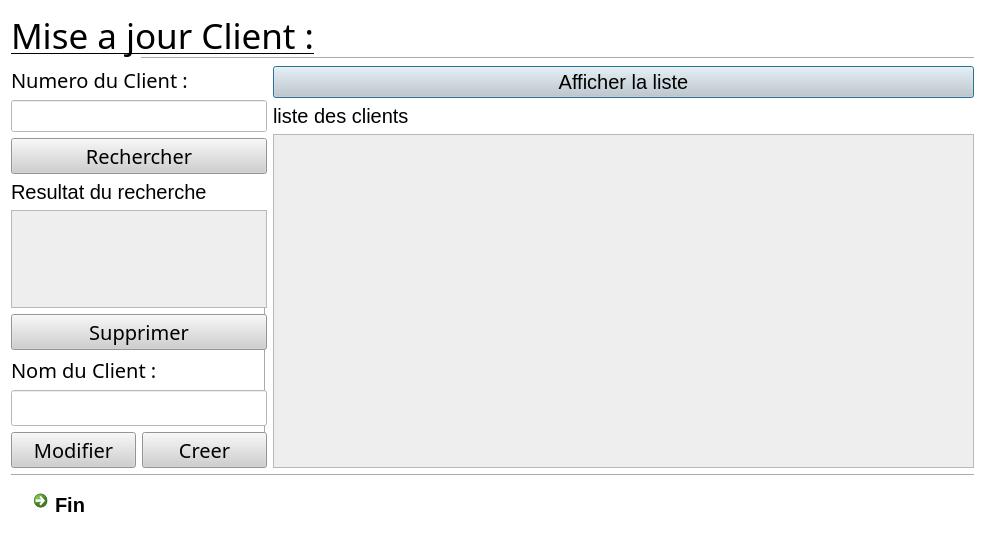
<?xml version="1.0" encoding="UTF-8"?>
<ui version="4.0">
 <class>client</class>
 <widget class="QDialog" name="client">
  <property name="geometry">
   <rect>
    <x>0</x>
    <y>0</y>
    <width>985</width>
    <height>538</height>
   </rect>
  </property>
  <property name="windowTitle">
   <string>Dialog</string>
  </property>
  <property name="styleSheet">
   <string notr="true">background-color: rgb(255, 255, 255);</string>
  </property>
  <property name="sizeGripEnabled">
   <bool>true</bool>
  </property>
  <property name="modal">
   <bool>true</bool>
  </property>
  <layout class="QGridLayout" name="gridLayout">
   <item row="0" column="0" rowspan="2" colspan="4">
    <layout class="QVBoxLayout" name="verticalLayout_3">
     <item>
      <widget class="QLabel" name="label_3">
       <property name="font">
        <font>
         <family>MV Boli</family>
         <pointsize>-1</pointsize>
         <weight>50</weight>
         <italic>false</italic>
         <bold>false</bold>
         <underline>true</underline>
        </font>
       </property>
       <property name="styleSheet">
        <string notr="true">*{
font: 8pt &quot;MV Boli&quot;;

font-size:35px;
color: black;
border-radius:0px;
}</string>
       </property>
       <property name="text">
        <string>Mise a jour Client :</string>
       </property>
      </widget>
     </item>
    </layout>
   </item>
   <item row="1" column="1" colspan="3">
    <widget class="Line" name="line_3">
     <property name="orientation">
      <enum>Qt::Horizontal</enum>
     </property>
    </widget>
   </item>
   <item row="2" column="3" rowspan="2">
    <layout class="QVBoxLayout" name="verticalLayout">
     <item>
      <widget class="QPushButton" name="pushButton_afficheliste">
       <property name="styleSheet">
        <string notr="true">font-size:20px;
color:black;
background-color: rgb(207, 207, 207);</string>
       </property>
       <property name="text">
        <string>Afficher la liste</string>
       </property>
      </widget>
     </item>
     <item>
      <widget class="QLabel" name="label_5">
       <property name="styleSheet">
        <string notr="true">font-size:20px;
background:transparent;
color:black;</string>
       </property>
       <property name="text">
        <string>liste des clients</string>
       </property>
      </widget>
     </item>
     <item>
      <widget class="QTableView" name="tableView">
       <property name="styleSheet">
        <string notr="true">font-size:20px;
background-color: rgb(238, 238, 238);</string>
       </property>
      </widget>
     </item>
    </layout>
   </item>
   <item row="3" column="2">
    <widget class="Line" name="line_4">
     <property name="orientation">
      <enum>Qt::Vertical</enum>
     </property>
    </widget>
   </item>
   <item row="4" column="0" colspan="4">
    <widget class="Line" name="line_2">
     <property name="orientation">
      <enum>Qt::Horizontal</enum>
     </property>
    </widget>
   </item>
   <item row="5" column="0" colspan="4">
    <layout class="QVBoxLayout" name="verticalLayout_2">
     <property name="leftMargin">
      <number>15</number>
     </property>
     <item>
      <widget class="QCommandLinkButton" name="commandLinkButton">
       <property name="styleSheet">
        <string notr="true">background-color: rgb(207, 207, 207);
color:black;font-size:20px;</string>
       </property>
       <property name="text">
        <string>Fin</string>
       </property>
      </widget>
     </item>
    </layout>
   </item>
   <item row="2" column="0" rowspan="2" colspan="3">
    <layout class="QVBoxLayout" name="verticalLayout_4">
     <item>
      <widget class="QLabel" name="label">
       <property name="font">
        <font>
         <family>MV Boli</family>
         <pointsize>-1</pointsize>
         <weight>50</weight>
         <italic>false</italic>
         <bold>false</bold>
        </font>
       </property>
       <property name="styleSheet">
        <string notr="true">font-size:20px;
background:transparent;
color:black;
</string>
       </property>
       <property name="text">
        <string>Numero du Client :</string>
       </property>
      </widget>
     </item>
     <item>
      <widget class="QLineEdit" name="lineEdit_numclient">
       <property name="mouseTracking">
        <bool>true</bool>
       </property>
       <property name="styleSheet">
        <string notr="true">font-size:20px;
</string>
       </property>
      </widget>
     </item>
     <item>
      <widget class="QPushButton" name="pushButton_reponsnumclient">
       <property name="font">
        <font>
         <family>MV Boli</family>
         <pointsize>-1</pointsize>
         <weight>50</weight>
         <italic>false</italic>
         <bold>false</bold>
        </font>
       </property>
       <property name="styleSheet">
        <string notr="true">font-size:20px;
background-color:  rgb(207, 207, 207);

color:black;</string>
       </property>
       <property name="text">
        <string>Rechercher</string>
       </property>
      </widget>
     </item>
     <item>
      <widget class="QLabel" name="label_4">
       <property name="styleSheet">
        <string notr="true">background:transparent;
font-size:20px;
color:black;</string>
       </property>
       <property name="text">
        <string>Resultat du recherche</string>
       </property>
      </widget>
     </item>
     <item>
      <widget class="QTableView" name="tableView_numclient">
       <property name="styleSheet">
        <string notr="true">font-size:20px;
background-color: rgb(238, 238, 238);</string>
       </property>
      </widget>
     </item>
     <item>
      <widget class="QPushButton" name="pushButton_pushButton_supclient">
       <property name="font">
        <font>
         <family>MV Boli</family>
         <pointsize>-1</pointsize>
         <weight>50</weight>
         <italic>false</italic>
         <bold>false</bold>
        </font>
       </property>
       <property name="styleSheet">
        <string notr="true">font-size:20px;
background-color: rgb(207, 207, 207);
color:black;</string>
       </property>
       <property name="text">
        <string>Supprimer</string>
       </property>
      </widget>
     </item>
     <item>
      <widget class="QLabel" name="label_9">
       <property name="font">
        <font>
         <family>MV Boli</family>
         <pointsize>-1</pointsize>
         <weight>50</weight>
         <italic>false</italic>
         <bold>false</bold>
        </font>
       </property>
       <property name="styleSheet">
        <string notr="true">font-size:20px;
background:transparent;
color:black;</string>
       </property>
       <property name="text">
        <string>Nom du Client :</string>
       </property>
      </widget>
     </item>
     <item>
      <widget class="QLineEdit" name="lineEdit_nomclient">
       <property name="font">
        <font>
         <family>MV Boli</family>
         <pointsize>-1</pointsize>
         <weight>50</weight>
         <italic>false</italic>
         <bold>false</bold>
        </font>
       </property>
       <property name="styleSheet">
        <string notr="true">font-size:20px;
</string>
       </property>
      </widget>
     </item>
     <item>
      <layout class="QHBoxLayout" name="horizontalLayout_11">
       <item>
        <widget class="QPushButton" name="pushButton_clientmodif">
         <property name="font">
          <font>
           <family>MV Boli</family>
           <pointsize>-1</pointsize>
           <weight>50</weight>
           <italic>false</italic>
           <bold>false</bold>
          </font>
         </property>
         <property name="styleSheet">
          <string notr="true">font-size:20px;
color:black;
background-color: rgb(207, 207, 207);
</string>
         </property>
         <property name="text">
          <string>Modifier</string>
         </property>
        </widget>
       </item>
       <item>
        <widget class="QPushButton" name="pushButton_creatclient">
         <property name="font">
          <font>
           <family>MV Boli</family>
           <pointsize>-1</pointsize>
           <weight>50</weight>
           <italic>false</italic>
           <bold>false</bold>
          </font>
         </property>
         <property name="styleSheet">
          <string notr="true">font-size:20px;
color:black;
background-color: rgb(207, 207, 207);
</string>
         </property>
         <property name="text">
          <string>Creer</string>
         </property>
        </widget>
       </item>
      </layout>
     </item>
    </layout>
   </item>
  </layout>
 </widget>
 <resources/>
 <connections/>
</ui>
